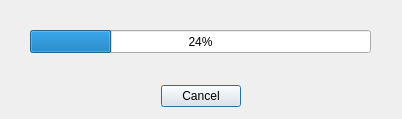
<?xml version="1.0" encoding="UTF-8"?>
<ui version="4.0">
 <class>Dialog</class>
 <widget class="QDialog" name="Dialog">
  <property name="geometry">
   <rect>
    <x>0</x>
    <y>0</y>
    <width>402</width>
    <height>119</height>
   </rect>
  </property>
  <property name="windowTitle">
   <string>Dialog</string>
  </property>
  <widget class="QDialogButtonBox" name="buttonBox">
   <property name="geometry">
    <rect>
     <x>160</x>
     <y>80</y>
     <width>81</width>
     <height>32</height>
    </rect>
   </property>
   <property name="orientation">
    <enum>Qt::Horizontal</enum>
   </property>
   <property name="standardButtons">
    <set>QDialogButtonBox::Cancel</set>
   </property>
  </widget>
  <widget class="QProgressBar" name="progressBar">
   <property name="geometry">
    <rect>
     <x>30</x>
     <y>30</y>
     <width>341</width>
     <height>23</height>
    </rect>
   </property>
   <property name="value">
    <number>24</number>
   </property>
  </widget>
 </widget>
 <resources/>
 <connections>
  <connection>
   <sender>buttonBox</sender>
   <signal>accepted()</signal>
   <receiver>Dialog</receiver>
   <slot>accept()</slot>
   <hints>
    <hint type="sourcelabel">
     <x>248</x>
     <y>254</y>
    </hint>
    <hint type="destinationlabel">
     <x>157</x>
     <y>274</y>
    </hint>
   </hints>
  </connection>
  <connection>
   <sender>buttonBox</sender>
   <signal>rejected()</signal>
   <receiver>Dialog</receiver>
   <slot>reject()</slot>
   <hints>
    <hint type="sourcelabel">
     <x>316</x>
     <y>260</y>
    </hint>
    <hint type="destinationlabel">
     <x>286</x>
     <y>274</y>
    </hint>
   </hints>
  </connection>
 </connections>
</ui>
